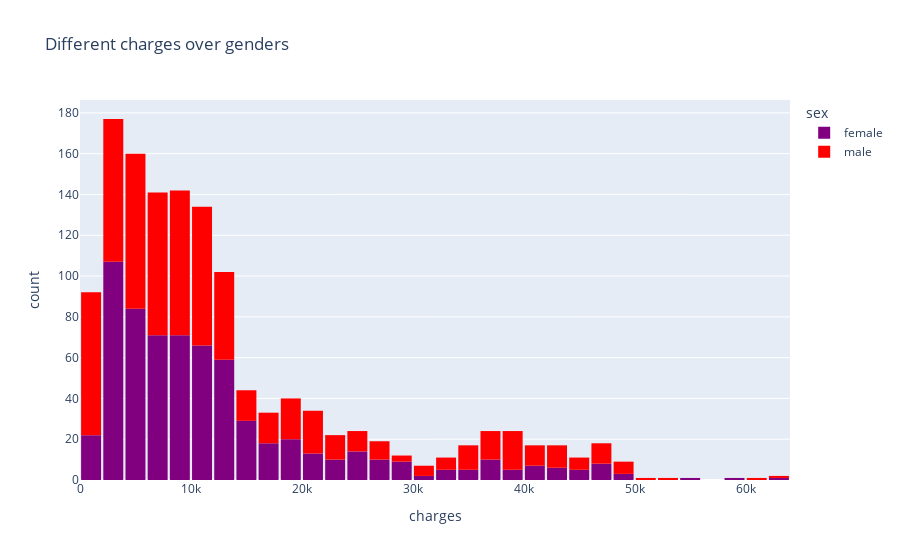

This figure's notebook cell:
### Code cell
sex_dis = px.histogram(df,
                   x = 'charges',
                   color = 'sex',
                   color_discrete_sequence = ["purple","red"],
                   title = 'Different charges over genders'
               
)
sex_dis.update_layout(bargap=0.1)
sex_dis.show()

### Figure 1 — Plotly figure (JSON) as saved in the notebook; plotly's stock layout.template omitted (floating-point values rounded to 4 significant figures; data arrays with more than 128 entries replaced by an {"elided": "..."} marker saying what was removed)
{"data": [{"alignmentgroup": "True", "bingroup": "x", "hovertemplate": "sex=female<br>charges=%{x}<br>count=%{y}<extra></extra>", "legendgroup": "female", "marker": {"color": "purple", "pattern": {"shape": ""}}, "name": "female", "offsetgroup": "female", "orientation": "v", "showlegend": true, "type": "histogram", "x": {"elided": "662 float values"}, "xaxis": "x", "yaxis": "y"}, {"alignmentgroup": "True", "bingroup": "x", "hovertemplate": "sex=male<br>charges=%{x}<br>count=%{y}<extra></extra>", "legendgroup": "male", "marker": {"color": "red", "pattern": {"shape": ""}}, "name": "male", "offsetgroup": "male", "orientation": "v", "showlegend": true, "type": "histogram", "x": {"elided": "676 float values"}, "xaxis": "x", "yaxis": "y"}], "layout": {"bargap": 0.1, "barmode": "relative", "legend": {"title": {"text": "sex"}, "tracegroupgap": 0}, "title": {"text": "Different charges over genders"}, "xaxis": {"anchor": "y", "domain": [0, 1], "title": {"text": "charges"}}, "yaxis": {"anchor": "x", "domain": [0, 1], "title": {"text": "count"}}}}
